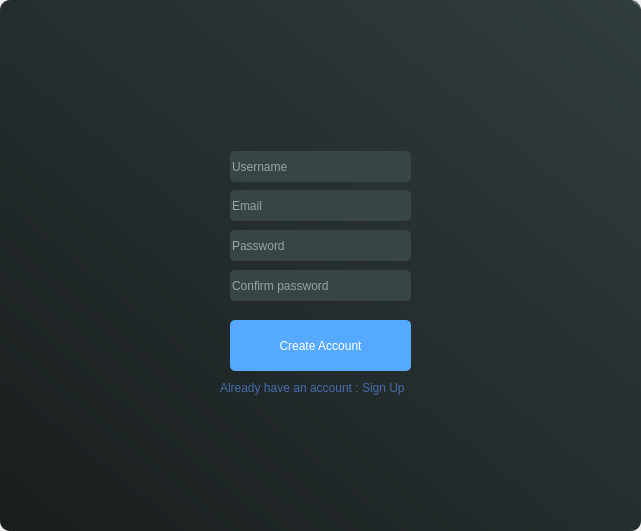
<?xml version="1.0" encoding="UTF-8"?>
<ui version="4.0">
 <class>register_interface_V2</class>
 <widget class="QMainWindow" name="register_interface_V2">
  <property name="geometry">
   <rect>
    <x>0</x>
    <y>0</y>
    <width>641</width>
    <height>531</height>
   </rect>
  </property>
  <property name="windowTitle">
   <string>MainWindow</string>
  </property>
  <widget class="QWidget" name="centralwidget">
   <widget class="QFrame" name="window">
    <property name="geometry">
     <rect>
      <x>0</x>
      <y>0</y>
      <width>641</width>
      <height>531</height>
     </rect>
    </property>
    <property name="styleSheet">
     <string notr="true">QFrame{

	border-radius:10px;
	background-color: qlineargradient(spread:pad, x1:0, y1:1, x2:1, y2:0, stop:0 rgba(25, 30, 30, 255), stop:0.98995 rgba(49, 60, 62, 255), stop:1 rgba(255, 255, 255, 255));

}</string>
    </property>
    <property name="frameShape">
     <enum>QFrame::StyledPanel</enum>
    </property>
    <property name="frameShadow">
     <enum>QFrame::Raised</enum>
    </property>
    <widget class="QPushButton" name="pushButton">
     <property name="geometry">
      <rect>
       <x>230</x>
       <y>320</y>
       <width>181</width>
       <height>51</height>
      </rect>
     </property>
     <property name="cursor">
      <cursorShape>PointingHandCursor</cursorShape>
     </property>
     <property name="styleSheet">
      <string notr="true">QPushButton{

	border-radius: 5px;
	background-color: rgb(85, 170, 255);
	transition: background-color 2s;
	color : white;
	
	font: 10pt &quot;Myanmar Text&quot;;


}

QPushButton:hover{



	background-color: rgb(255, 127, 127);

}</string>
     </property>
     <property name="text">
      <string>Create Account</string>
     </property>
    </widget>
    <widget class="QLineEdit" name="email">
     <property name="geometry">
      <rect>
       <x>230</x>
       <y>151</y>
       <width>181</width>
       <height>31</height>
      </rect>
     </property>
     <property name="styleSheet">
      <string notr="true">QLineEdit{

	border-radius: 5px;
	border-style: none;
	
	background-color: rgb(55, 69, 70);
	font: 8pt &quot;Nirmala UI&quot;;
	color: rgb(255, 255, 255);
}

QLineEdit:hover{

	border-radius: 0px;
	background-color: rgb(146, 147, 147);

}</string>
     </property>
     <property name="text">
      <string/>
     </property>
     <property name="placeholderText">
      <string>Username</string>
     </property>
    </widget>
    <widget class="QLineEdit" name="username">
     <property name="geometry">
      <rect>
       <x>230</x>
       <y>190</y>
       <width>181</width>
       <height>31</height>
      </rect>
     </property>
     <property name="styleSheet">
      <string notr="true">QLineEdit{

	border-radius: 5px;
	border-style: none;
	
	background-color: rgb(55, 69, 70);
	font: 8pt &quot;Nirmala UI&quot;;
	color: rgb(255, 255, 255);



}

QLineEdit:hover{

	border-radius: 0px;
	background-color: rgb(146, 147, 147);

}</string>
     </property>
     <property name="placeholderText">
      <string>Email</string>
     </property>
    </widget>
    <widget class="QLineEdit" name="password">
     <property name="geometry">
      <rect>
       <x>230</x>
       <y>230</y>
       <width>181</width>
       <height>31</height>
      </rect>
     </property>
     <property name="styleSheet">
      <string notr="true">QLineEdit{

	border-radius: 5px;
	border-style: none;
	
	background-color: rgb(55, 69, 70);
	font: 8pt &quot;Nirmala UI&quot;;
	color: rgb(255, 255, 255);


}

QLineEdit:hover{

	border-radius: 0px;
	background-color: rgb(146, 147, 147);

}
</string>
     </property>
     <property name="echoMode">
      <enum>QLineEdit::Password</enum>
     </property>
     <property name="placeholderText">
      <string>Password</string>
     </property>
    </widget>
    <widget class="QLabel" name="pic">
     <property name="geometry">
      <rect>
       <x>150</x>
       <y>20</y>
       <width>331</width>
       <height>101</height>
      </rect>
     </property>
     <property name="styleSheet">
      <string notr="true">QLabel{

	background-color: transparent;
	

}</string>
     </property>
     <property name="text">
      <string/>
     </property>
     <property name="pixmap">
      <pixmap resource="ressources/ressources.qrc">:/newPrefix/pictures/lock_vox_logo1_v2.png</pixmap>
     </property>
     <property name="scaledContents">
      <bool>true</bool>
     </property>
    </widget>
    <widget class="QLineEdit" name="password_confirm">
     <property name="geometry">
      <rect>
       <x>230</x>
       <y>270</y>
       <width>181</width>
       <height>31</height>
      </rect>
     </property>
     <property name="styleSheet">
      <string notr="true">QLineEdit{

	border-radius: 5px;
	border-style: none;
	
	background-color: rgb(55, 69, 70);
	font: 8pt &quot;Nirmala UI&quot;;
	color: rgb(255, 255, 255);


}

QLineEdit:hover{

	border-radius: 0px;
	background-color: rgb(146, 147, 147);

}</string>
     </property>
     <property name="text">
      <string/>
     </property>
     <property name="echoMode">
      <enum>QLineEdit::Password</enum>
     </property>
     <property name="placeholderText">
      <string>Confirm password</string>
     </property>
    </widget>
    <widget class="clickablelabel" name="label">
     <property name="geometry">
      <rect>
       <x>220</x>
       <y>380</y>
       <width>201</width>
       <height>16</height>
      </rect>
     </property>
     <property name="cursor">
      <cursorShape>PointingHandCursor</cursorShape>
     </property>
     <property name="styleSheet">
      <string notr="true">QLabel {

	background-color: transparent;
	font: 8pt &quot;Nirmala UI&quot;;
	
	color: rgb(69, 108, 170);


}


QLabel:hover{

		color: rgb(255, 127, 127);


}
</string>
     </property>
     <property name="text">
      <string>Already have an account : Sign Up</string>
     </property>
    </widget>
   </widget>
  </widget>
 </widget>
 <customwidgets>
  <customwidget>
   <class>clickablelabel</class>
   <extends>QLabel</extends>
   <header location="global">clickablelabel.h</header>
  </customwidget>
 </customwidgets>
 <resources>
  <include location="ressources/ressources.qrc"/>
 </resources>
 <connections/>
</ui>
